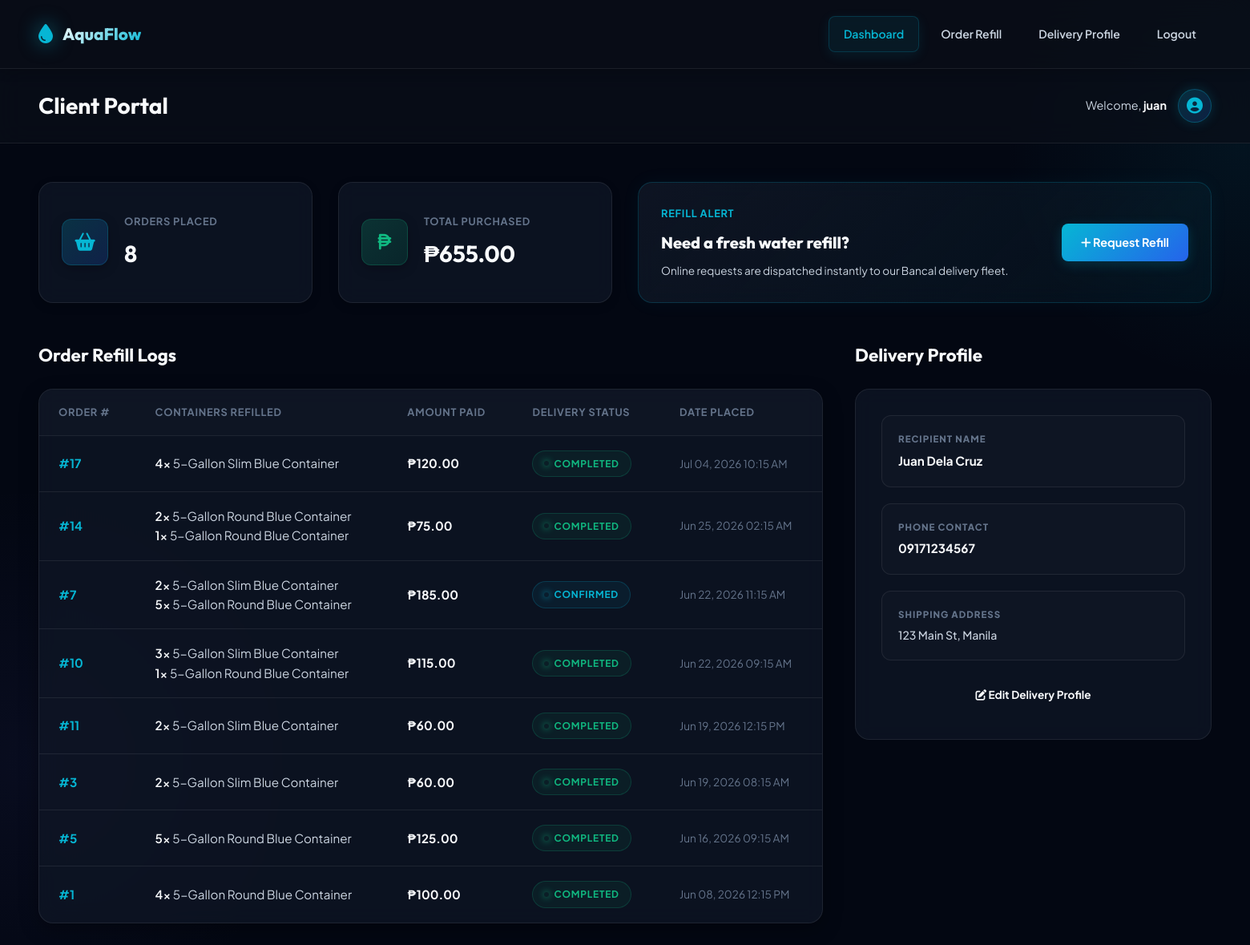
The app's page /customer/dashboard (signed in) with its own data.
### app/models/user.py (models this page shows, shortened)
class User(UserMixin, db.Model):
    __tablename__ = 'users'
    id = db.Column(db.Integer, primary_key=True)
    username = db.Column(db.String(80), unique=True, nullable=False, index=True)
    email = db.Column(db.String(120), unique=True, nullable=False, index=True)
    password_hash = db.Column(db.String(255), nullable=False)
    role = db.Column(db.String(20), nullable=False, default='customer')  # 'admin' or 'customer'
    is_active_user = db.Column(db.Boolean, default=True)
    created_at = db.Column(db.DateTime, default=lambda: datetime.now(timezone.utc))
    customer_profile = db.relationship('Customer', backref='user', uselist=False, lazy=True)
    @property
    def is_admin(self):
        return self.role == 'admin'

### app/models/order.py (models this page shows, shortened)
class Order(db.Model):
    __tablename__ = 'orders'
    id = db.Column(db.Integer, primary_key=True)
    customer_id = db.Column(db.Integer, db.ForeignKey('customers.id'), nullable=False)
    total_amount = db.Column(db.Float, default=0.0)
    status = db.Column(db.String(20), default='pending')  # pending, confirmed, completed, cancelled
    order_date = db.Column(db.DateTime, default=lambda: datetime.now(timezone.utc))
    notes = db.Column(db.Text, nullable=True)
    created_at = db.Column(db.DateTime, default=lambda: datetime.now(timezone.utc))
    updated_at = db.Column(db.DateTime, default=lambda: datetime.now(timezone.utc),
                           onupdate=lambda: datetime.now(timezone.utc))
    items = db.relationship('OrderItem', backref='order', lazy=True, cascade='all, delete-orphan')
    delivery = db.relationship('Delivery', backref='order', uselist=False, lazy=True)

class OrderItem(db.Model):
    __tablename__ = 'order_items'
    id = db.Column(db.Integer, primary_key=True)
    order_id = db.Column(db.Integer, db.ForeignKey('orders.id'), nullable=False)
    product_id = db.Column(db.Integer, db.ForeignKey('products.id'), nullable=False)
    quantity = db.Column(db.Integer, nullable=False, default=1)
    unit_price = db.Column(db.Float, nullable=False)
    subtotal = db.Column(db.Float, nullable=False)

### app/models/product.py (models this page shows, shortened)
class Product(db.Model):
    __tablename__ = 'products'
    id = db.Column(db.Integer, primary_key=True)
    name = db.Column(db.String(100), nullable=False)
    description = db.Column(db.Text, nullable=True)
    price = db.Column(db.Float, nullable=False)
    stock_quantity = db.Column(db.Integer, default=0)
    unit = db.Column(db.String(30), default='gallon')  # gallon, liter, bottle
    is_available = db.Column(db.Boolean, default=True)
    created_at = db.Column(db.DateTime, default=lambda: datetime.now(timezone.utc))
    order_items = db.relationship('OrderItem', backref='product', lazy=True)

### app/models/customer.py (models this page shows, shortened)
class Customer(db.Model):
    __tablename__ = 'customers'
    id = db.Column(db.Integer, primary_key=True)
    user_id = db.Column(db.Integer, db.ForeignKey('users.id'), nullable=True, unique=True)
    full_name = db.Column(db.String(150), nullable=False)
    phone = db.Column(db.String(20), nullable=True)
    address = db.Column(db.Text, nullable=True)
    is_active = db.Column(db.Boolean, default=True)
    created_at = db.Column(db.DateTime, default=lambda: datetime.now(timezone.utc))
    updated_at = db.Column(db.DateTime, default=lambda: datetime.now(timezone.utc),
                           onupdate=lambda: datetime.now(timezone.utc))
    orders = db.relationship('Order', backref='customer', lazy=True)
    @property
    def total_spent(self):
        return sum(order.total_amount for order in self.orders if order.status == 'completed')
    @property
    def order_count(self):
        return len(self.orders)

### app/routes/customer.py (the view)
@customer_bp.route('/dashboard')
@login_required
def dashboard():
    customer = current_user.customer_profile
    if not customer:
        flash('Customer profile not found. Please contact support.', 'error')
        return redirect(url_for('auth.logout'))
    orders = sorted(customer.orders, key=lambda o: o.order_date, reverse=True)
    return render_template('customer/dashboard.html', customer=customer, orders=orders)

### app/models/user.py (called while the page is built)
@login_manager.user_loader
def load_user(user_id):
    return db.session.get(User, int(user_id))

### app/templates/customer/dashboard.html (shortened to what this page needs)
{% extends 'base.html' %}
{% block page_title %}Client Portal{% endblock %}
{% block content %}
<div class="dashboard-grid">
    <div class="stat-card">
        <div class="stat-icon" style="background: linear-gradient(135deg, rgba(6, 182, 212, 0.2) 0%, rgba(37, 99, 235, 0.2) 100%); border: 1px solid rgba(6, 182, 212, 0.2); color: var(--accent-blue);">
            <i class="fas fa-shopping-basket"></i>
        </div>
        <div class="stat-info">
            <span class="stat-label">Orders Placed</span>
            <span class="stat-value">{{ customer.order_count }}</span>
        </div>
    </div>
    <div class="stat-card">
        <div class="stat-icon" style="background: linear-gradient(135deg, rgba(16, 185, 129, 0.2) 0%, rgba(4, 120, 87, 0.2) 100%); border: 1px solid rgba(16, 185, 129, 0.2); color: var(--accent-green);">
            <i class="fas fa-peso-sign"></i>
        </div>
        <div class="stat-info">
            <span class="stat-label">Total Purchased</span>
            <span class="stat-value">&#8369;{{ "%.2f"|format(customer.total_spent) }}</span>
        </div>
    </div>
    <div class="stat-card quick-refill-card">
        <div class="stat-info" style="flex: 1;">
            <span class="stat-label" style="color:var(--accent-blue);">Refill Alert</span>
            <span class="stat-value" style="font-size:1.25rem; margin-top:4px; font-weight:800; font-family:'Outfit', sans-serif;">Need a fresh water refill?</span>
            <span style="font-size:0.85rem; color:var(--text-secondary); display:block; margin-top:2px;">Online requests are dispatched instantly to our Bancal delivery fleet.</span>
        </div>
        <a href="{{ url_for('customer.place_order') }}" class="btn btn-portal-primary">
            <i class="fas fa-plus"></i> Request Refill
        </a>
    </div>
</div>
<div class="portal-container">
    <div class="recent-orders-section">
        <div class="section-header">
            <h2>Order Refill Logs</h2>
        </div>
        <div class="table-container">
            <table class="data-table">
                <thead>
                    <tr>
                        <th>Order #</th>
                        <th>Containers Refilled</th>
                        <th>Amount Paid</th>
                        <th>Delivery Status</th>
                        <th>Date Placed</th>
                    </tr>
                </thead>
                <tbody>
                    {% for order in orders %}
                    <tr>
                        <td><strong style="color:var(--accent-blue);">#{{ order.id }}</strong></td>
                        <td>
                            {% for item in order.items %}
                                <span style="font-weight:600; color:var(--text-primary);">{{ item.quantity }}x</span> {{ item.product.name.split(' (')[0] }}<br>
                            {% endfor %}
                        </td>
                        <td><strong style="color:var(--text-primary);">&#8369;{{ "%.2f"|format(order.total_amount) }}</strong></td>
                        <td>
                            <span class="status-badge status-{{ order.status }}">{{ order.status|capitalize }}</span>
                        </td>
                        <td style="font-size:0.85rem; color:var(--text-muted);">{{ order.order_date.strftime('%b %d, %Y %I:%M %p') }}</td>
                    </tr>
                    {% else %}
                    <tr>
                        <td colspan="5" class="empty-state">No orders registered yet. Click "Request Refill" to start!</td>
                    </tr>
                    {% endfor %}
                </tbody>
            </table>
        </div>
    </div>
    <div>
        <div class="section-header">
            <h2>Delivery Profile</h2>
        </div>
        <div style="background: var(--bg-card); border: 1px solid var(--border-color); border-radius: var(--radius-lg); padding: 2rem; backdrop-filter: blur(12px);">
            <div style="display:flex; flex-direction:column; gap: 20px;">
                <div class="info-group">
                    <span class="info-label">Recipient Name</span>
                    <div class="info-value">{{ customer.full_name }}</div>
                </div>
                <div class="info-group">
                    <span class="info-label">Phone Contact</span>
                    <div class="info-value">{{ customer.phone or 'No number set' }}</div>
                </div>
                <div class="info-group">
                    <span class="info-label">Shipping Address</span>
                    <div class="info-value" style="font-size:0.88rem; font-weight:500; color:var(--text-secondary); line-height:1.5;">{{ customer.address or 'No address configured' }}</div>
                </div>
                <a href="{{ url_for('customer.profile') }}" class="btn btn-secondary" style="width: 100%; text-align: center; justify-content: center; padding: 12px; font-size: 0.85rem; font-weight:700;">
                    <i class="fas fa-edit"></i> Edit Delivery Profile
                </a>
            </div>
        </div>
    </div>
</div>
{% endblock %}

### app/templates/base.html (shortened to what this page needs)
<!DOCTYPE html>
<html lang="en">
<head>
    <link rel="stylesheet" href="https://cdnjs.cloudflare.com/ajax/libs/font-awesome/6.5.1/css/all.min.css">
    <link rel="stylesheet" href="{{ url_for('static', filename='css/style.css') }}">
</head>
<body class="{% if current_user.is_authenticated and current_user.is_admin %}has-sidebar{% endif %}">
    {% if current_user.is_authenticated and current_user.is_admin %}
    <aside class="sidebar" id="sidebar">
        <div class="sidebar-header">
            <div class="brand">
                <i class="fas fa-tint"></i>
                <span>AquaFlow</span>
            </div>
        </div>
        <nav class="sidebar-nav">
            <a href="{{ url_for('admin.dashboard') }}" class="nav-item {% if request.endpoint == 'admin.dashboard' %}active{% endif %}">
                <i class="fas fa-th-large"></i>
                <span>Dashboard</span>
            </a>
            <a href="#" class="nav-item">
                <i class="fas fa-shopping-cart"></i>
                <span>Orders</span>
            </a>
            <a href="#" class="nav-item">
                <i class="fas fa-users"></i>
                <span>Customers</span>
            </a>
            <a href="#" class="nav-item">
                <i class="fas fa-truck"></i>
                <span>Deliveries</span>
            </a>
            <a href="#" class="nav-item">
                <i class="fas fa-chart-line"></i>
                <span>Revenue</span>
            </a>
        </nav>
        <div class="sidebar-footer">
            <a href="{{ url_for('auth.logout') }}" class="nav-item logout">
                <i class="fas fa-sign-out-alt"></i>
                <span>Logout</span>
            </a>
        </div>
    </aside>
    {% elif current_user.is_authenticated %}
    <nav class="top-navbar">
        <div class="brand">
            <i class="fas fa-tint"></i>
            <span>AquaFlow</span>
        </div>
        <div class="nav-links">
            <a href="{{ url_for('customer.dashboard') }}" class="nav-item {% if request.endpoint == 'customer.dashboard' %}active{% endif %}">Dashboard</a>
            <a href="{{ url_for('customer.place_order') }}" class="nav-item {% if request.endpoint == 'customer.place_order' %}active{% endif %}">Order Refill</a>
            <a href="{{ url_for('customer.profile') }}" class="nav-item {% if request.endpoint == 'customer.profile' %}active{% endif %}">Delivery Profile</a>
            <a href="{{ url_for('auth.logout') }}" class="nav-item logout">Logout</a>
        </div>
    </nav>
    {% endif %}
    <main class="main-content">
        {% if current_user.is_authenticated %}
        <div class="topbar">
            <h1 class="page-title">{% block page_title %}Dashboard{% endblock %}</h1>
            <div class="user-info">
                <span class="greeting">Welcome, <strong>{{ current_user.username }}</strong></span>
                <div class="avatar">
                    <i class="fas fa-user-circle"></i>
                </div>
            </div>
        </div>
        {% endif %}
        <div class="content">
            {% block content %}{% endblock %}
        </div>
    </main>
</body>
</html>

### app/templates/customer/dashboard.html (style rules this page uses)
.portal-container { display: grid; grid-template-columns: 2.2fr 1fr; gap: 2.5rem; margin-top: 2rem; }
.quick-refill-card { background: linear-gradient(135deg, rgba(17, 24, 39, 0.8) 0%, rgba(6, 182, 212, 0.05) 100%); border: 1px solid rgba(6, 182, 212, 0.2); box-shadow: 0 0 25px rgba(6, 182, 212, 0.05); grid-column: span 2; }
.info-group { background: rgba(255, 255, 255, 0.015); border: 1px solid var(--border-color); border-radius: var(--radius-md); padding: 1.25rem; transition: var(--transition); }
.info-label { font-size: 0.72rem; color: var(--text-muted); text-transform: uppercase; letter-spacing: 1px; font-weight: 800; margin-bottom: 6px; display: block; }
.info-value { font-size: 0.95rem; font-weight: 700; color: var(--text-primary); line-height: 1.5; }
.btn-portal-primary { background: linear-gradient(135deg, var(--accent-blue) 0%, var(--accent-blue-dark) 100%); color: white; font-weight: 700; box-shadow: 0 4px 15px rgba(6, 182, 212, 0.2); border-radius: var(--radius-sm); padding: 12px 24px; font-size: 0.9rem; }

### records on screen
User: username "juan"
Order: total_spent "655.00", id "1", total_amount "100.00", status "COMPLETED", order_date "Jun 08, 2026 12:15 PM"
Order: id "17", total_amount "120.00", status "COMPLETED", order_date "Jul 04, 2026 10:15 AM"
OrderItem: quantity "4", product.name "5-Gallon Slim Blue Container"
Order: id "14", total_amount "75.00", status "COMPLETED", order_date "Jun 25, 2026 02:15 AM"
OrderItem: quantity "2", product.name "5-Gallon Round Blue Container"
OrderItem: quantity "1", product.name "5-Gallon Round Blue Container"
Order: id "7", total_amount "185.00", status "CONFIRMED", order_date "Jun 22, 2026 11:15 AM"
OrderItem: quantity "2", product.name "5-Gallon Slim Blue Container"
OrderItem: quantity "5", product.name "5-Gallon Round Blue Container"
Order: id "10", total_amount "115.00", status "COMPLETED", order_date "Jun 22, 2026 09:15 AM"
OrderItem: quantity "3", product.name "5-Gallon Slim Blue Container"
OrderItem: quantity "1", product.name "5-Gallon Round Blue Container"
Order: id "11", total_amount "60.00", status "COMPLETED", order_date "Jun 19, 2026 12:15 PM"
OrderItem: quantity "2", product.name "5-Gallon Slim Blue Container"
Order: id "3", total_amount "60.00", status "COMPLETED", order_date "Jun 19, 2026 08:15 AM"
OrderItem: quantity "2", product.name "5-Gallon Slim Blue Container"
Order: id "5", total_amount "125.00", status "COMPLETED", order_date "Jun 16, 2026 09:15 AM"
OrderItem: quantity "5", product.name "5-Gallon Round Blue Container"
OrderItem: quantity "4", product.name "5-Gallon Round Blue Container"
Customer: full_name "Juan Dela Cruz", phone "09171234567", address "123 Main St, Manila"

### other values on screen
{{ customer.order_count }} "8"
